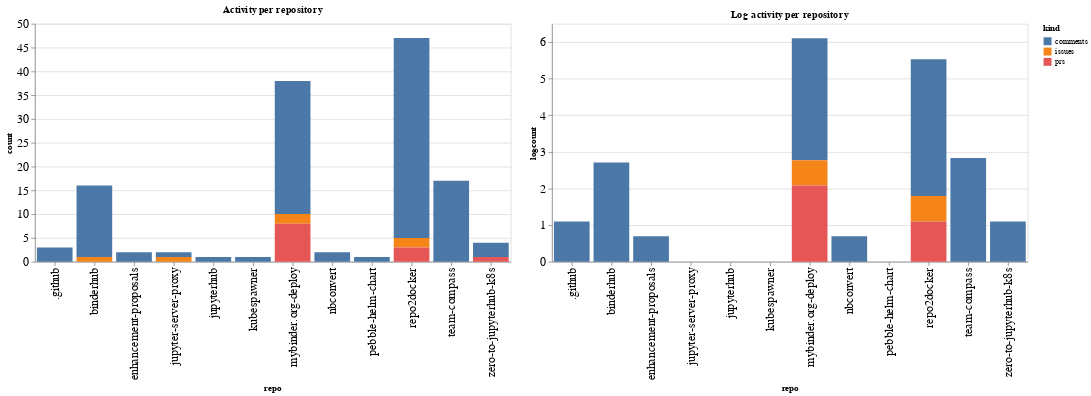

The notebook cell saved with this chart:
### Code cell
ch1 = alt.Chart(repo_summaries, width=600, title="Activity per repository").mark_bar().encode(
    x='repo',
    y='count',
    color='kind',
    tooltip="kind"
)

ch2 = alt.Chart(repo_summaries, width=600, title="Log activity per repository").mark_bar().encode(
    x='repo',
    y='logcount',
    color='kind',
    tooltip="kind"
)

ch1 | ch2

### Figure 1 — Vega-Lite specification as saved in the notebook (floating-point values rounded to 4 significant figures)
{"config": {"axisLeft": {"labelFontSize": 15}, "axisBottom": {"labelFontSize": 15}}, "hconcat": [{"mark": "bar", "encoding": {"color": {"type": "nominal", "field": "kind"}, "tooltip": {"type": "nominal", "field": "kind"}, "x": {"type": "nominal", "field": "repo"}, "y": {"type": "quantitative", "field": "count"}}, "title": "Activity per repository", "width": 600}, {"mark": "bar", "encoding": {"color": {"type": "nominal", "field": "kind"}, "tooltip": {"type": "nominal", "field": "kind"}, "x": {"type": "nominal", "field": "repo"}, "y": {"type": "quantitative", "field": "logcount"}}, "title": "Log activity per repository", "width": 600}], "data": {"name": "data-c73adaef4892c00f787990570ff409d5"}, "$schema": "https://vega.github.io/schema/vega-lite/v4.8.1.json", "datasets": {"data-c73adaef4892c00f787990570ff409d5": [{"repo": ".github", "kind": "comments", "count": 3, "logcount": 1.099}, {"repo": "binderhub", "kind": "comments", "count": 15, "logcount": 2.708}, {"repo": "binderhub", "kind": "issues", "count": 1, "logcount": 0.0}, {"repo": "enhancement-proposals", "kind": "comments", "count": 2, "logcount": 0.6931}, {"repo": "jupyter-server-proxy", "kind": "comments", "count": 1, "logcount": 0.0}, {"repo": "jupyter-server-proxy", "kind": "issues", "count": 1, "logcount": 0.0}, {"repo": "jupyterhub", "kind": "comments", "count": 1, "logcount": 0.0}, {"repo": "kubespawner", "kind": "comments", "count": 1, "logcount": 0.0}, {"repo": "mybinder.org-deploy", "kind": "comments", "count": 28, "logcount": 3.332}, {"repo": "mybinder.org-deploy", "kind": "issues", "count": 2, "logcount": 0.6931}, {"repo": "mybinder.org-deploy", "kind": "prs", "count": 8, "logcount": 2.079}, {"repo": "nbconvert", "kind": "comments", "count": 2, "logcount": 0.6931}, {"repo": "pebble-helm-chart", "kind": "comments", "count": 1, "logcount": 0.0}, {"repo": "repo2docker", "kind": "comments", "count": 42, "logcount": 3.738}, {"repo": "repo2docker", "kind": "issues", "count": 2, "logcount": 0.6931}, {"repo": "repo2docker", "kind": "prs", "count": 3, "logcount": 1.099}, {"repo": "team-compass", "kind": "comments", "count": 17, "logcount": 2.833}, {"repo": "zero-to-jupyterhub-k8s", "kind": "comments", "count": 3, "logcount": 1.099}, {"repo": "zero-to-jupyterhub-k8s", "kind": "prs", "count": 1, "logcount": 0.0}]}}
